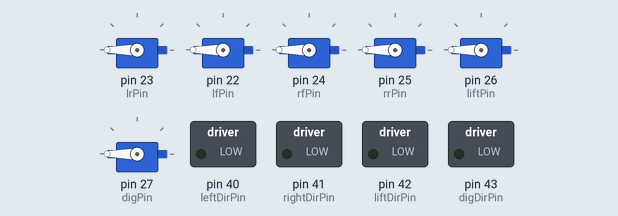
The sketch below on a simulated Arduino Mega 2560, built with avr-gcc and run on an emulated ATmega2560. On the bench: 6 × servo, switched loads named in the sketch (green lamp = pin HIGH).

Above: at 1.1 s.
At 2.1 s:
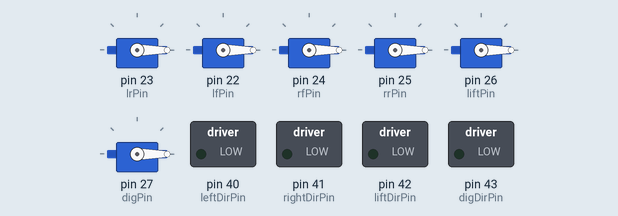
Timing chart, 0 to 3.6 s (numbered marks = the images above):
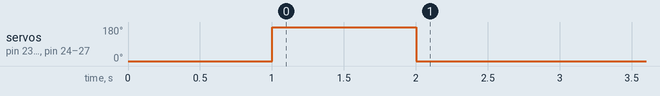

The sketch:

SerialMotorControl.ino
```cpp
#include <Servo.h>
/*
 *	Control loop for Arduino mega listening for custom serial
 * 	packets and sending commands to 6 ESC's for motor control:
 *  	4 drive motors (skid steer)
 * 		1 lift motor
 *		1 excavation motor.
 *	ESC's are non-reversible, so direction pins are outputs
 *	to relays that switch motor polarity.
 *
 *	Packet structure allows for 8 speeds in either direction.
 *
 *	See pin definitions below for wiring.
 *
 * Data packets are sent in single bytes 1 byte/ms
 * controller reads in serial data and stores a 10 byte history in buff[]
 * Bit layout for serial packets from least to most significant bits:
 * 0-2: motor speed, Range:(0,8)
 * 3: forward/reverse signal (1=forward, 0=reverse)
 * 4-6: motor addressing bits
 * 7: error checking bit
*/
long curTime = 0;
long prevTime = 0;

byte buff[] = {B0, B0, B0, B0, B0,
			   B0, B0, B0, B0, B0}; //Buffer for serial history
//for some reason the first servo variable refuses to work!
//declare a dummy variable prior to any real ones.
Servo dummy, leftFront, leftRear, rightFront, rightRear, lift, dig;
int lrPin = 23; //pin for left-rear motor controller
int lfPin = 22; //pin for left-front motor controller
int rfPin = 24; //pin for right-frint motor controller
int rrPin = 25; //pin for right-rear motor controller
int liftPin = 26; //pin for lift motor
int digPin = 27; //pin for dig motor
int leftDirPin = 40; //pin for forward reverse signal of left motors
int rightDirPin = 41; //pin for forward reverse signal of right motors
int liftDirPin = 42; //pin for forward reverse signal of lift motor
int digDirPin = 43; //pin for forward reverse signal of dig motor
byte mask = B01110000; // mask for motor addressing
const int leftAddress = 0x00;
const int rightAddress = 0x10;
const int liftAddress = 0x20;
const int digAddress = 0x30;
const int reset = 0xFF; //byte used to signal start/end of data stream

void setup() {
  Serial.begin(9600);
  // initialize all pins and pin modes
  pinMode(leftDirPin, OUTPUT);
  pinMode(rightDirPin, OUTPUT);
  pinMode(liftDirPin, OUTPUT);
  pinMode(digDirPin, OUTPUT);

  leftRear.attach(lrPin);
  leftFront.attach(lfPin);
  rightFront.attach(rfPin);
  rightRear.attach(rrPin);
  lift.attach(liftPin);
  dig.attach(digPin);

  //run ESC calibration cycle
  leftFront.write(0);
  leftRear.write(0);
  rightFront.write(0);
  rightRear.write(0);
  lift.write(0);
  dig.write(0);

  delay(1000);

  leftFront.write(180);
  leftRear.write(180);
  rightFront.write(180);
  rightRear.write(180);
  lift.write(180);
  dig.write(180);

  delay(1000);

  leftFront.write(0);
  leftRear.write(0);
  rightFront.write(0);
  rightRear.write(0);
  lift.write(0);
  dig.write(0);
  // Sanity check pin modes
  pinMode(leftDirPin, OUTPUT);
  pinMode(rightDirPin, OUTPUT);
  pinMode(liftDirPin, OUTPUT);
  pinMode(digDirPin, OUTPUT);

  //initialize clock for command fequencies
  curTime = millis();
  prevTime = curTime;
}

/*Main control loop:
* This program is to be uploaded to an Arduino:
* Constantly blinks a status led at 2Hz to indicate the program is running
* Each run also polls the serial port waiting for a "reset" signal to start reading input
* Once Reset is detected a single byte is read and motor commands
* are interpreted and sent to motor controller
*
*/

void loop() {

  curTime = millis(); //log time for periodic led blink (2Hz)

  // check if .5 sec has elapsed
  if(curTime - prevTime > 500){
    digitalWrite(13, HIGH); // led on

    //send halt signal to all motors
    leftFront.write(0);
    leftRear.write(0);
    rightFront.write(0);
    rightRear.write(0);
    lift.write(0);
    dig.write(0);

	/* leave led on until a "reset" byte is received
	 * this prevents the control loop from continuing
	 * if junk data is being sent.
	 */
    while(true){
      if(Serial.available() > 0){
	//move previous data down array
        for (int i=0; i<10; i++) {
          buff[i]=buff[i+1];
        }
        buff[10]=Serial.read(); // read new byte into end of array
        if(buff[10] == reset){
            break;	//data stream detected
        }
      }
    }
  }else{
     digitalWrite(13, LOW); //led off
  }

  //main control loop
  while (Serial.available()>0) {
    prevTime = curTime; //log time
	//move old data
    for (int i=0; i<10; i++) {
      buff[i]=buff[i+1];
    }
    buff[10]=Serial.read(); //read next byte (control byte)

    byte b = mask & buff[10]; //apply mask to determine which ESC is being addressed

	//check forward/reverse bit
    boolean forward;
    if(bitRead(buff[10], 3) == 1){
      forward = true;
    }
    else{
      forward = false;
    }

	//switch based on motor address
    switch(b){
    case 0:
      //left motors
      //Serial.print("0: ");
      //Serial.println(buff[10], BIN);
      if(forward){
        digitalWrite(leftDirPin, HIGH);
      }
      else{
        digitalWrite(leftDirPin, LOW);
      }
	  runMotor(leftFront, buff[10]);
      runMotor(leftRear, buff[10]);
      break;
    case 16:
      //right motors
      //Serial.print("1: ");
      //Serial.println(buff[10], BIN);
      if(forward){
        digitalWrite(rightDirPin, HIGH);
      }
      else{
        digitalWrite(rightDirPin, LOW);
      }
	  runMotor(rightFront, buff[10]);
      runMotor(rightRear, buff[10]);
      break;
    case 32:
      //lift
      //Serial.print("2: ");
      //Serial.println(buff[10], BIN);
      if(forward){
        digitalWrite(liftDirPin, HIGH);
      }
      else{
        digitalWrite(liftDirPin, LOW);
      }
      runMotor(lift, buff[10]);
      break;
    case 48:
      //dig
      //Serial.print("3: ");
      //Serial.println(buff[10], BIN);
      if(forward){
        digitalWrite(digDirPin, HIGH);
      }
      else{
        digitalWrite(digDirPin, LOW);
      }
      runMotor(dig, buff[10]);
      break;
    default:
      break;
    }
  }
  delay(10);
}

/* function runMotor maps the speed value from the data byte (0-8)
 * to a servo value between (30-180) max range (0-255)
 */
void runMotor(Servo motor, byte control){
  int c = control & B00000111; //mask for speed
  int mSpeed = map(c, 0, 8, 30, 180);
  motor.write(mSpeed);
}
```

Measured:
- by itself, servo on pin 23 (lrPin), servo on pin 22 (lfPin), servo on pin 24 (rfPin), servo on pin 25 (rrPin), servo on pin 26 (liftPin), servo on pin 27 (digPin): 0° → 180° at 1.0 s, → 0° 1.0 s later
